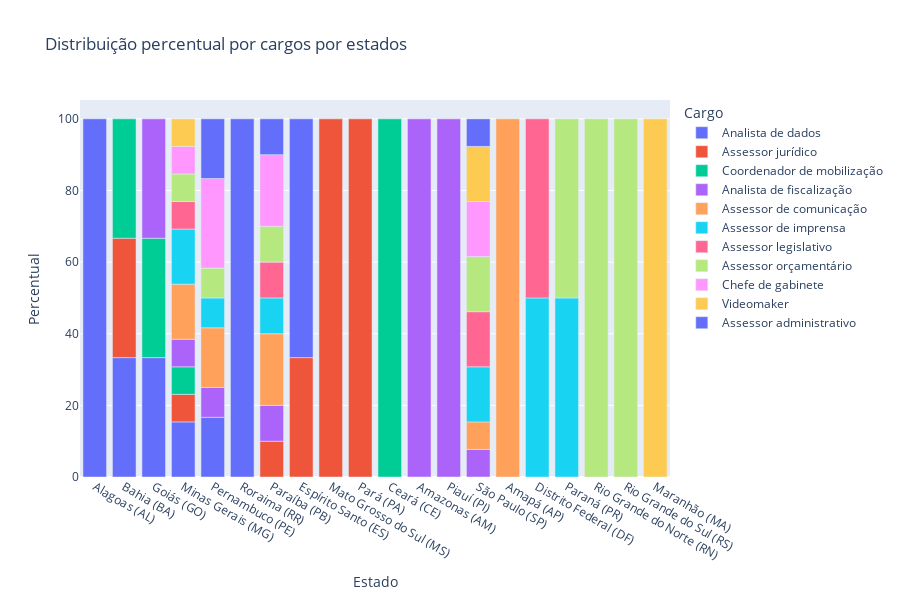

Here is the notebook cell this chart was saved with:
### Code cell
fig = px.bar(df_grp_intra, x="Estado ", y="Percentual", color="Cargo ", title="Distribuição percentual por cargos por estados", height=600)
fig.show()

### Figure 1 — Plotly figure (JSON) as saved in the notebook; plotly's stock layout.template omitted (floating-point values rounded to 4 significant figures)
{"data": [{"alignmentgroup": "True", "hovertemplate": "Cargo =Analista de dados<br>Estado =%{x}<br>Percentual=%{y}<extra></extra>", "legendgroup": "Analista de dados", "marker": {"color": "#636efa", "pattern": {"shape": ""}}, "name": "Analista de dados", "offsetgroup": "Analista de dados", "orientation": "v", "showlegend": true, "textposition": "auto", "type": "bar", "x": ["Alagoas (AL)", "Bahia (BA)", "Goiás (GO)", "Minas Gerais (MG)", "Pernambuco (PE)", "Roraima (RR)"], "xaxis": "x", "y": [100, 33.33, 33.33, 15.38, 16.67, 100], "yaxis": "y"}, {"alignmentgroup": "True", "hovertemplate": "Cargo =Assessor jurídico<br>Estado =%{x}<br>Percentual=%{y}<extra></extra>", "legendgroup": "Assessor jurídico", "marker": {"color": "#EF553B", "pattern": {"shape": ""}}, "name": "Assessor jurídico", "offsetgroup": "Assessor jurídico", "orientation": "v", "showlegend": true, "textposition": "auto", "type": "bar", "x": ["Bahia (BA)", "Minas Gerais (MG)", "Paraíba (PB)", "Espírito Santo (ES)", "Mato Grosso do Sul (MS)", "Pará (PA)"], "xaxis": "x", "y": [33.33, 7.692, 10, 33.33, 100, 100], "yaxis": "y"}, {"alignmentgroup": "True", "hovertemplate": "Cargo =Coordenador de mobilização<br>Estado =%{x}<br>Percentual=%{y}<extra></extra>", "legendgroup": "Coordenador de mobilização", "marker": {"color": "#00cc96", "pattern": {"shape": ""}}, "name": "Coordenador de mobilização", "offsetgroup": "Coordenador de mobilização", "orientation": "v", "showlegend": true, "textposition": "auto", "type": "bar", "x": ["Bahia (BA)", "Goiás (GO)", "Minas Gerais (MG)", "Ceará (CE)"], "xaxis": "x", "y": [33.33, 33.33, 7.692, 100], "yaxis": "y"}, {"alignmentgroup": "True", "hovertemplate": "Cargo =Analista de fiscalização<br>Estado =%{x}<br>Percentual=%{y}<extra></extra>", "legendgroup": "Analista de fiscalização", "marker": {"color": "#ab63fa", "pattern": {"shape": ""}}, "name": "Analista de fiscalização", "offsetgroup": "Analista de fiscalização", "orientation": "v", "showlegend": true, "textposition": "auto", "type": "bar", "x": ["Goiás (GO)", "Minas Gerais (MG)", "Pernambuco (PE)", "Amazonas (AM)", "Paraíba (PB)", "Piauí (PI)", "São Paulo (SP)"], "xaxis": "x", "y": [33.33, 7.692, 8.333, 100, 10, 100, 7.692], "yaxis": "y"}, {"alignmentgroup": "True", "hovertemplate": "Cargo =Assessor de comunicação<br>Estado =%{x}<br>Percentual=%{y}<extra></extra>", "legendgroup": "Assessor de comunicação", "marker": {"color": "#FFA15A", "pattern": {"shape": ""}}, "name": "Assessor de comunicação", "offsetgroup": "Assessor de comunicação", "orientation": "v", "showlegend": true, "textposition": "auto", "type": "bar", "x": ["Minas Gerais (MG)", "Pernambuco (PE)", "Paraíba (PB)", "São Paulo (SP)", "Amapá (AP)"], "xaxis": "x", "y": [15.38, 16.67, 20, 7.692, 100], "yaxis": "y"}, {"alignmentgroup": "True", "hovertemplate": "Cargo =Assessor de imprensa<br>Estado =%{x}<br>Percentual=%{y}<extra></extra>", "legendgroup": "Assessor de imprensa", "marker": {"color": "#19d3f3", "pattern": {"shape": ""}}, "name": "Assessor de imprensa", "offsetgroup": "Assessor de imprensa", "orientation": "v", "showlegend": true, "textposition": "auto", "type": "bar", "x": ["Minas Gerais (MG)", "Pernambuco (PE)", "Paraíba (PB)", "São Paulo (SP)", "Distrito Federal (DF)", "Paraná (PR)"], "xaxis": "x", "y": [15.38, 8.333, 10, 15.38, 50, 50], "yaxis": "y"}, {"alignmentgroup": "True", "hovertemplate": "Cargo =Assessor legislativo <br>Estado =%{x}<br>Percentual=%{y}<extra></extra>", "legendgroup": "Assessor legislativo ", "marker": {"color": "#FF6692", "pattern": {"shape": ""}}, "name": "Assessor legislativo ", "offsetgroup": "Assessor legislativo ", "orientation": "v", "showlegend": true, "textposition": "auto", "type": "bar", "x": ["Minas Gerais (MG)", "Paraíba (PB)", "São Paulo (SP)", "Distrito Federal (DF)"], "xaxis": "x", "y": [7.692, 10, 15.38, 50], "yaxis": "y"}, {"alignmentgroup": "True", "hovertemplate": "Cargo =Assessor orçamentário<br>Estado =%{x}<br>Percentual=%{y}<extra></extra>", "legendgroup": "Assessor orçamentário", "marker": {"color": "#B6E880", "pattern": {"shape": ""}}, "name": "Assessor orçamentário", "offsetgroup": "Assessor orçamentário", "orientation": "v", "showlegend": true, "textposition": "auto", "type": "bar", "x": ["Minas Gerais (MG)", "Pernambuco (PE)", "Paraíba (PB)", "São Paulo (SP)", "Paraná (PR)", "Rio Grande do Norte (RN)", "Rio Grande do Sul (RS)"], "xaxis": "x", "y": [7.692, 8.333, 10, 15.38, 50, 100, 100], "yaxis": "y"}, {"alignmentgroup": "True", "hovertemplate": "Cargo =Chefe de gabinete <br>Estado =%{x}<br>Percentual=%{y}<extra></extra>", "legendgroup": "Chefe de gabinete ", "marker": {"color": "#FF97FF", "pattern": {"shape": ""}}, "name": "Chefe de gabinete ", "offsetgroup": "Chefe de gabinete ", "orientation": "v", "showlegend": true, "textposition": "auto", "type": "bar", "x": ["Minas Gerais (MG)", "Pernambuco (PE)", "Paraíba (PB)", "São Paulo (SP)"], "xaxis": "x", "y": [7.692, 25, 20, 15.38], "yaxis": "y"}, {"alignmentgroup": "True", "hovertemplate": "Cargo =Videomaker<br>Estado =%{x}<br>Percentual=%{y}<extra></extra>", "legendgroup": "Videomaker", "marker": {"color": "#FECB52", "pattern": {"shape": ""}}, "name": "Videomaker", "offsetgroup": "Videomaker", "orientation": "v", "showlegend": true, "textposition": "auto", "type": "bar", "x": ["Minas Gerais (MG)", "São Paulo (SP)", "Maranhão (MA)"], "xaxis": "x", "y": [7.692, 15.38, 100], "yaxis": "y"}, {"alignmentgroup": "True", "hovertemplate": "Cargo =Assessor administrativo <br>Estado =%{x}<br>Percentual=%{y}<extra></extra>", "legendgroup": "Assessor administrativo ", "marker": {"color": "#636efa", "pattern": {"shape": ""}}, "name": "Assessor administrativo ", "offsetgroup": "Assessor administrativo ", "orientation": "v", "showlegend": true, "textposition": "auto", "type": "bar", "x": ["Pernambuco (PE)", "Paraíba (PB)", "São Paulo (SP)", "Espírito Santo (ES)"], "xaxis": "x", "y": [16.67, 10, 7.692, 66.67], "yaxis": "y"}], "layout": {"barmode": "relative", "height": 600, "legend": {"title": {"text": "Cargo "}, "tracegroupgap": 0}, "title": {"text": "Distribuição percentual por cargos por estados"}, "xaxis": {"anchor": "y", "domain": [0, 1], "title": {"text": "Estado "}}, "yaxis": {"anchor": "x", "domain": [0, 1], "title": {"text": "Percentual"}}}}
